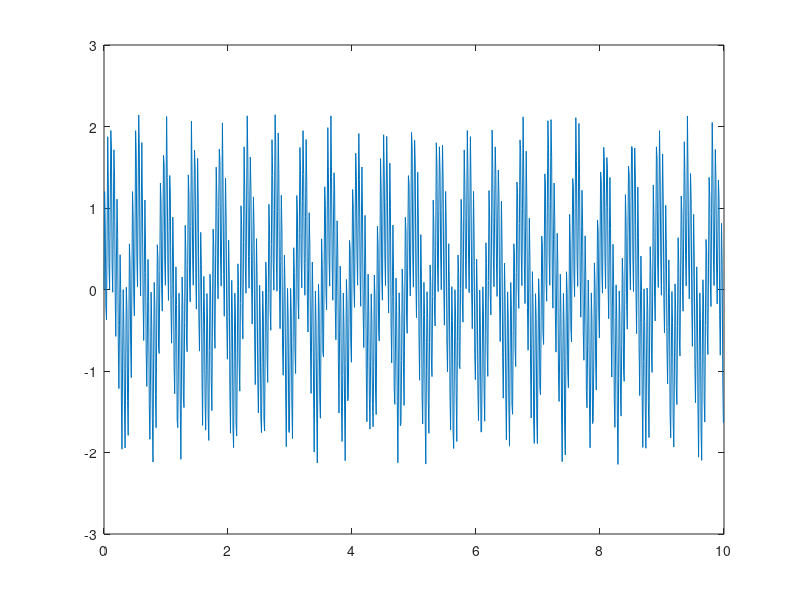

This figure's MATLAB source: (Note: this script raises an error after producing the figure.)
%% clearing

clearvars;
close all;

%% synthesizing a 1D waveform

time = 10; % range of time extends to 10 seconds
step = .01; % data points retrieved every .01 seconds

t = 0:step:time-step;       % setting the range of time from 0 to 10 seconds
smallFreq = 2.*(1 + rand(1));
x = sin(2*pi*t*20) + sin(2*pi*t*smallFreq); % *(1 + rand(1))
% low frequency waveform in the range of (2, 4)

% adding white gaussian noise/10% noise using randi function and plotting

% x = awgn(x, 10);
% x = (0.1 * x) .* randn([1 length(x)]) + x;

x = (0.1 * x) .* randi([-1 1], 1, length(x)) + x;


figure
plot(t, x)

%% finding the negative peaks of the waveform for higher frequency's baselines

[negpks, locs] = findpeaks(-x);
negpks = -negpks;
locs = locs * step - step;

figure
plot(t, x, locs, negpks)
legend('Waveform with Noise', '''Baseline'' of the Higher Frequency Wave');

figure
plot(locs, negpks)


%% use Fourier Transform to find the major frequency (period)

fourier = fft(x);
f = (0:length(x)-1)/(length(x)*step);
figure
plot(f, abs(fourier))

% t2 = locs(1):step:locs(end);
% baseline = interp1(locs, negpks, t2);
% 
% figure
% plot(t2, baseline);
% 
% baselineFourier = fft(baseline);
% fB = (0:length(baseline)-1)/(length(baseline)*step);
% figure
% plot(fB, abs(baselineFourier))

% four largest absolute values (two values for each of the two waveforms) and then picks the lower index

[B,I] = maxk(fourier,4,'ComparisonMethod','abs');

% min and max of I are indexes for the lower frequency's component in
% Fourier Transform --> will be used in last step to remove

% below code is just for clarity using the shift (shows which frequencies
% are there)

% n = length(y);                         
% 
% fshift = (-n/2:n/2-1)*(100/n);
% fourier_shift = fftshift(fourier);
% figure
% plot(fshift,abs(fourier_shift))

%% Removing the slow frequency from the bi-frequency waveform

fourier(max(I)) = 0;
fourier(min(I)) = 0; % removes low-frequency component

% low = sin(2*pi*t*f(min(I))); % removes low-frequency component
% lowFFT = fft(low);
% 
% figure
% plot(f, abs(lowFFT))
% 
% fourier = fourier - lowFFT;

figure
plot(f, abs(fourier))

out = ifft(fourier);

figure
plot(t, out)
grid on

%Input file path
% 'B:\George\Pawas_Shukla\Modified t-plan\PatientData\P14\Data_Fancy_Method\Motion Trace FB1-2-3_normalized.xlsx'
% 'B:\George\Pawas_Shukla\Modified t-plan\PatientData\P14\Data_Fancy_Method\Motion Trace 4DCT.xlsx'
